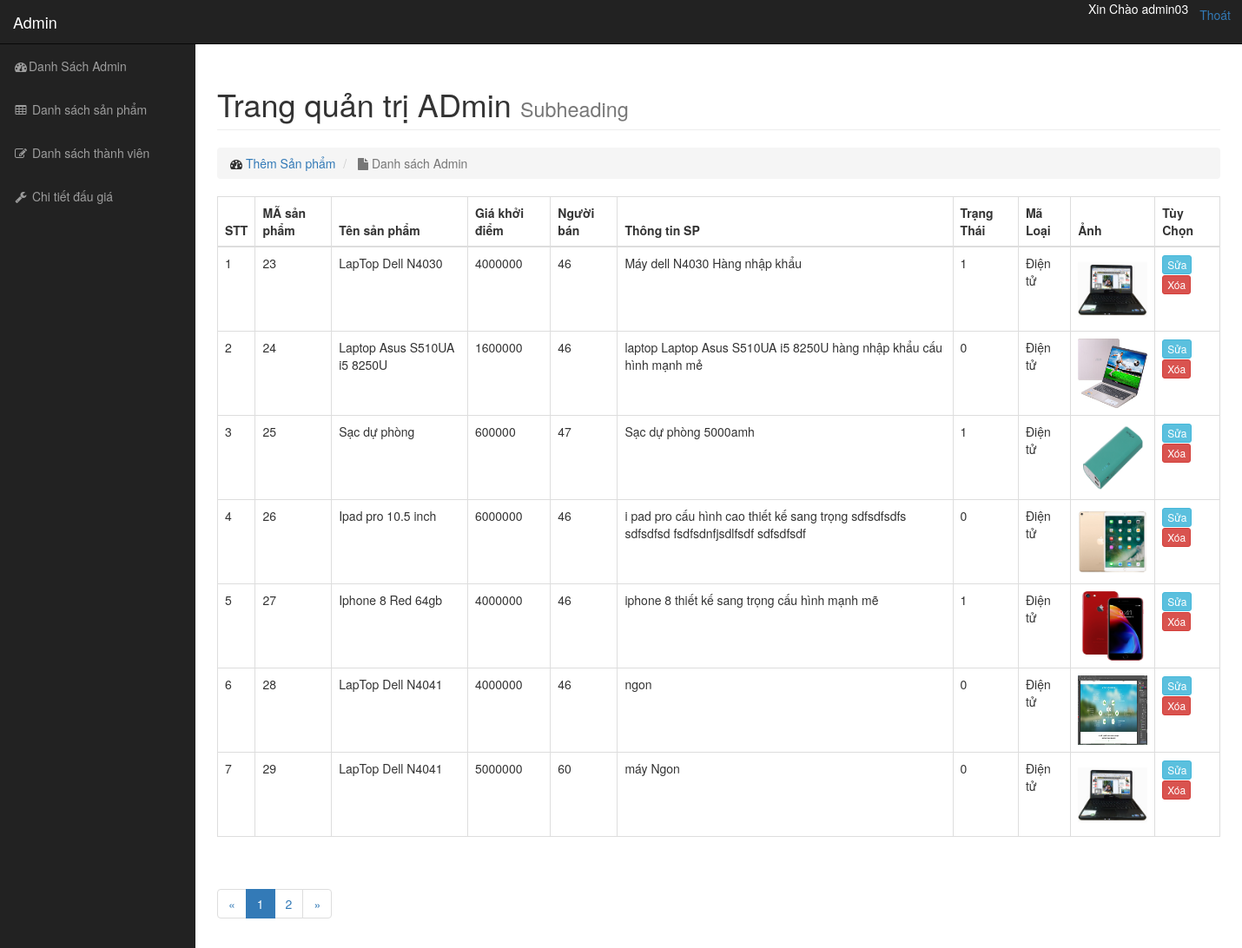
/admin/modules/product/index.php (signed in), run on the app's committed database.
### tables this page shows
CREATE TABLE `sanpham` (
  `MaSP` int(11) NOT NULL,
  `TenSP` varchar(50) NOT NULL,
  `GiaKhoiDiem` double NOT NULL,
  `NguoiBan` int(11) NOT NULL,
  `ThongTinSP` text NOT NULL,
  `Trangthai` tinyint(4) NOT NULL DEFAULT '0',
  `MaLoai` int(11) NOT NULL,
  `ThoiHan` date DEFAULT NULL,
  `Anh` text NOT NULL,
  `NguoichienThang` int(11) NOT NULL
);

CREATE TABLE `loaisp` (
  `id` int(11) NOT NULL,
  `TenLoaiSP` varchar(50) NOT NULL
);

### libraries/database.php (called while the page is built, shortened)
<?php
    class Database
    {
        public $link;
        public function __construct()
        {
            $this->link = mysqli_connect("localhost","root","","daugia2.0") or die ();
            mysqli_set_charset($this->link,"utf8");
        }
        public function countTable($table, $ma)
        {
            $sql = "SELECT $ma FROM  {$table}";
            $result = mysqli_query($this->link, $sql) or die("Lỗi Truy Vấn countTable----" .mysqli_error($this->link));
            $num = mysqli_num_rows($result);
            return $num;
        }
         public  function fetchJone($table,$sql ,$page = 0,$row ,$pagi = false, $ma )
        {
            $data = [];
            if ($pagi == true )
            {
                $total = $this->countTable($table,$ma);
                $sotrang = ceil($total / $row);
                $start = ($page - 1 ) * $row ;
                $sql .= " LIMIT $start,$row";
                $data = [ "page" => $sotrang];
                $result = mysqli_query($this->link,$sql) or die("Lỗi truy vấn fetchJone ---- " .mysqli_error($this->link));
            }
            else
            {
                $result = mysqli_query($this->link,$sql) or die("Lỗi truy vấn fetchJone ---- " .mysqli_error($this->link));
            }
            if( $result)
            {
                while ($num = mysqli_fetch_assoc($result))
                {
                    $data[] = $num;
                }
            }
            return $data;
        }
    }
    ?>

### autoload/autoload.php (called while the page is built, shortened)
<?php
	 require_once __DIR__. "/../libraries/database.php";
	 $db = new Database;
	 ?>

### admin/modules/product/index.php (the view, shortened to what this page needs)
<?php
    require_once __DIR__. "/../../layouts/header.php";
    if(isset($_GET['page']))
    {
        $p=$_GET['page'];
    }
    else
    {
        $p=1;
    }
    $sql="SELECT sanpham.* , loaisp.TenLoaiSP as namecate FROM sanpham ,loaisp WHERE  loaisp.id = sanpham.MaLoai";
    $product= $db->fetchJone("sanpham",$sql,$p,7,true,'MaLoai');
    if(isset($product['page']))
    {
        $sotrang=$product['page'];
        unset($product['page']);
    }
 ?>
                    <div class="row">
                        <div class="col-lg-12">
                            <h1 class="page-header">
                                Trang quản trị ADmin
                                <small>Subheading</small>
                            </h1>
                            <ol class="breadcrumb">
                                <li>
                                    <i class="fa fa-dashboard"></i>  <a href="add.php">Thêm Sản phẩm</a>
                                </li>
                                <li class="active">
                                    <i class="fa fa-file"></i> Danh sách Admin
                                </li>
                            </ol>
                        </div>
                    </div>
                    <div class="row">
                        <div class ="col-md-12">
                            <div class="table-responsive">
                                <table class="table table-bordered table-hover" >
                                    <thead>
                                        <tr>
                                            <th>STT</th>
                                            <th>MÃ sản phẩm</th>
                                            <th>Tên sản phẩm</th>
                                            <th>Giá khởi điểm</th>
                                            <th>Người bán</th>
                                            <th>Thông tin SP</th>
                                            <th>Trạng Thái</th>
                                            <th>Mã Loại</th>
                                            <th>Ảnh</th>
                                            <th>Tùy Chọn</th>
                                        </tr>
                                    </thead>
                                    <tbody>
                                        <?php $stt=1; foreach ($product as $item ):  ?>
                                        <tr>
                                            <td><?php echo $stt  ?></td>
                                            <td><?php echo $item['MaSP']  ?></td>
                                            <td><?php echo $item['TenSP'] ?></td>
                                            <td><?php echo $item['GiaKhoiDiem'] ?></td>
                                            <td><?php echo $item['NguoiBan'] ?></td>
                                            <td><?php echo $item['ThongTinSP'] ?></td>
                                            <td><?php echo $item['Trangthai'] ?></td>
                                            <td><?php echo $item['namecate'] ?></td>
                                            <?php $anh= $item['Anh'];  ?>
                                            <td>
                                                <a href="<?php echo '/daugia3.0/public/upload/product/'.$anh ?>">
                                                    <img src="<?php echo '/daugia3.0/public/upload/product/'.$anh ?>" width="80px" height="80px" >
                                                </a>
                                            </td>
                                            <td>
                                                <a class="btn btn-xs btn-info " href="edit.php?id=<?php echo $item['MaSP']  ?>" >Sửa</a>
                                                <a class="btn btn-xs btn-danger"  href="delete.php?id=<?php echo $item['MaSP']  ?>">Xóa</a>
                                            </td>
                                        </tr>
                                        <?php $stt++; endforeach ?>
                                    </tbody>
                                </table>
                            </div>
                        </div>
                    </div>
                    <div class="example">
                    <div class="container ">
                        <div class="row">
                            <ul class="pagination "  >
                                <li><a href="#">&laquo;</a></li>
                                <?php for($i=1;$i<=$sotrang;$i++) :  ?>
                                    <?php
                                        if(isset($_GET['page']))
                                        {
                                            $p=$_GET['page'];
                                        }
                                        else
                                        {
                                            $p=1;
                                        }
                                     ?>
                                     <li class="<?php echo ($i==$p) ? 'active' : ''  ?>">
                                         <a href="?page=<?php echo $i;  ?>"> <?php echo $i;  ?> </a>
                                     </li>
                                 <?php endfor;  ?>
                                <li><a href="#">&raquo;</a></li>
                            </ul>
                        </div>
                    </div>
                </div>
<?php require_once __DIR__. "/../../layouts/footer.php";  ?>

### public/admin/css/sb-admin.css (style rules this page uses)
body { margin-top: 100px; background-color: #222; }
@media (min-width:768px) { body { margin-top: 50px; } }

### data on the page
sanpham: MaSP "23", TenSP "LapTop Dell N4030", GiaKhoiDiem "4000000", NguoiBan "46", ThongTinSP "Máy dell N4030 Hàng nhập khẩu", Trangthai "1", MaLoai.TenLoaiSP "Điện tử", Anh (picture)
sanpham: MaSP "24", TenSP "Laptop Asus S510UA i5 8250U", GiaKhoiDiem "1600000", NguoiBan "46", ThongTinSP "laptop Laptop Asus S510UA i5 8250U hàng nhập khẩu cấu hình mạnh mẻ", Trangthai "0", MaLoai.TenLoaiSP "Điện tử", Anh (picture)
sanpham: MaSP "25", TenSP "Sạc dự phòng", GiaKhoiDiem "600000", NguoiBan "47", ThongTinSP "Sạc dự phòng 5000amh", Trangthai "1", MaLoai.TenLoaiSP "Điện tử", Anh (picture)
sanpham: MaSP "26", TenSP "Ipad pro 10.5 inch", GiaKhoiDiem "6000000", NguoiBan "46", ThongTinSP "i pad pro cấu hình cao thiết kế sang trọng sdfsdfsdfs sdfsdfsd fsdfsdnfjsdlfsdf sdfsdfsdf", Trangthai "0", MaLoai.TenLoaiSP "Điện tử", Anh (picture)
sanpham: MaSP "27", TenSP "Iphone 8 Red 64gb", GiaKhoiDiem "4000000", NguoiBan "46", ThongTinSP "iphone 8 thiết kế sang trọng cấu hình mạnh mẽ", Trangthai "1", MaLoai.TenLoaiSP "Điện tử", Anh (picture)
sanpham: MaSP "28", TenSP "LapTop Dell N4041", GiaKhoiDiem "4000000", NguoiBan "46", ThongTinSP "ngon", Trangthai "0", MaLoai.TenLoaiSP "Điện tử", Anh (picture)
sanpham: MaSP "29", TenSP "LapTop Dell N4041", GiaKhoiDiem "5000000", NguoiBan "60", ThongTinSP "máy Ngon", Trangthai "0", MaLoai.TenLoaiSP "Điện tử", Anh (picture)

### other printed values
$_SESSION['name_ad_id'] "admin03"
